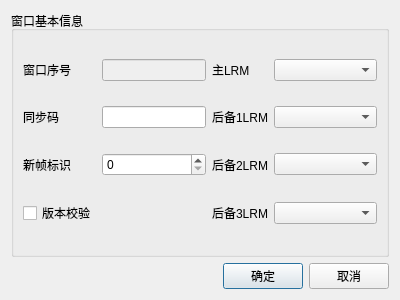
<?xml version="1.0" encoding="UTF-8"?>
<ui version="4.0">
 <class>FrameSwitchWindowCfgDialog</class>
 <widget class="QDialog" name="FrameSwitchWindowCfgDialog">
  <property name="geometry">
   <rect>
    <x>0</x>
    <y>0</y>
    <width>400</width>
    <height>300</height>
   </rect>
  </property>
  <property name="windowTitle">
   <string>新建帧切换窗口</string>
  </property>
  <layout class="QGridLayout" name="gridLayout" rowstretch="1,0">
   <item row="0" column="0">
    <widget class="QGroupBox" name="groupBox">
     <property name="title">
      <string>窗口基本信息</string>
     </property>
     <layout class="QGridLayout" name="gridLayout_2">
      <item row="4" column="2">
       <widget class="QLabel" name="label_8">
        <property name="text">
         <string>后备3LRM</string>
        </property>
       </widget>
      </item>
      <item row="0" column="0">
       <widget class="QLabel" name="label_2">
        <property name="text">
         <string>窗口序号</string>
        </property>
       </widget>
      </item>
      <item row="2" column="2">
       <widget class="QLabel" name="label_4">
        <property name="text">
         <string>后备1LRM</string>
        </property>
       </widget>
      </item>
      <item row="0" column="2">
       <widget class="QLabel" name="label">
        <property name="text">
         <string>主LRM</string>
        </property>
       </widget>
      </item>
      <item row="0" column="1">
       <widget class="QLineEdit" name="windowId_lineEdit">
        <property name="enabled">
         <bool>false</bool>
        </property>
        <property name="sizePolicy">
         <sizepolicy hsizetype="Expanding" vsizetype="Fixed">
          <horstretch>1</horstretch>
          <verstretch>0</verstretch>
         </sizepolicy>
        </property>
       </widget>
      </item>
      <item row="3" column="2">
       <widget class="QLabel" name="label_6">
        <property name="text">
         <string>后备2LRM</string>
        </property>
       </widget>
      </item>
      <item row="2" column="0">
       <widget class="QLabel" name="label_3">
        <property name="text">
         <string>同步码</string>
        </property>
       </widget>
      </item>
      <item row="3" column="0">
       <widget class="QLabel" name="label_5">
        <property name="text">
         <string>新帧标识</string>
        </property>
       </widget>
      </item>
      <item row="2" column="1">
       <widget class="QLineEdit" name="lineEdit_2"/>
      </item>
      <item row="4" column="0">
       <widget class="QCheckBox" name="checkBox">
        <property name="text">
         <string>版本校验</string>
        </property>
       </widget>
      </item>
      <item row="3" column="1">
       <widget class="QSpinBox" name="spinBox_5"/>
      </item>
      <item row="0" column="3">
       <widget class="QComboBox" name="comboBox">
        <property name="sizePolicy">
         <sizepolicy hsizetype="Preferred" vsizetype="Fixed">
          <horstretch>1</horstretch>
          <verstretch>0</verstretch>
         </sizepolicy>
        </property>
       </widget>
      </item>
      <item row="2" column="3">
       <widget class="QComboBox" name="comboBox_2">
        <item>
         <property name="text">
          <string/>
         </property>
        </item>
       </widget>
      </item>
      <item row="3" column="3">
       <widget class="QComboBox" name="comboBox_3">
        <item>
         <property name="text">
          <string/>
         </property>
        </item>
       </widget>
      </item>
      <item row="4" column="3">
       <widget class="QComboBox" name="comboBox_4">
        <item>
         <property name="text">
          <string/>
         </property>
        </item>
       </widget>
      </item>
     </layout>
    </widget>
   </item>
   <item row="1" column="0">
    <layout class="QHBoxLayout" name="horizontalLayout">
     <item>
      <spacer name="horizontalSpacer">
       <property name="orientation">
        <enum>Qt::Horizontal</enum>
       </property>
       <property name="sizeHint" stdset="0">
        <size>
         <width>40</width>
         <height>20</height>
        </size>
       </property>
      </spacer>
     </item>
     <item>
      <widget class="QPushButton" name="okPushButton">
       <property name="text">
        <string>确定</string>
       </property>
      </widget>
     </item>
     <item>
      <widget class="QPushButton" name="cancelPushButton">
       <property name="text">
        <string>取消</string>
       </property>
      </widget>
     </item>
    </layout>
   </item>
  </layout>
 </widget>
 <resources/>
 <connections/>
</ui>
